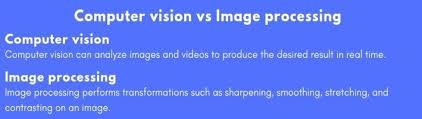
#> input picture images.jpg, 422 x 119 px
$ python main.py
#> lines starting #> are read from the running program, lines starting #| are printed output that depends on the picture; after the words box and inside, x2 and y2 are one past the last pixel; in counts of white or black regions, pixels touching at a corner belong together

import cv2
import pytesseract

pytesseract.pytesseract.tesseract_cmd = r'C:\Program Files\Tesseract-OCR\tesseract'

img = cv2.imread(r"images.jpg")
#> img is the input picture: shape (119, 422, 3); mean B, G, R 246, 122.7, 94.3


gray = cv2.cvtColor(img, cv2.COLOR_BGR2GRAY)
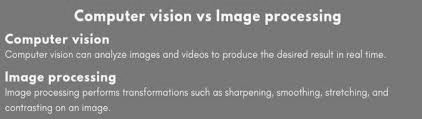
#> gray: shape (119, 422); min 87, max 253, mean 128.3

ret, thresh1 = cv2.threshold(gray, 0, 255, cv2.THRESH_OTSU | cv2.THRESH_BINARY_INV)
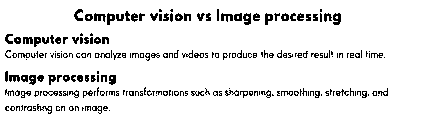
#> thresh1: shape (119, 422); 91% white; black in thin lines or dots, all inside (x1, y1, x2, y2) = (5, 9, 388, 114)
#> ret = 162

rect_kernel = cv2.getStructuringElement(cv2.MORPH_RECT, (18, 18))

dilation = cv2.dilate(thresh1, rect_kernel, iterations = 1)
#> dilation: shape (119, 422); every value is 255

contours, hierarchy = cv2.findContours(dilation, cv2.RETR_EXTERNAL,
                                       cv2.CHAIN_APPROX_NONE)
#> contours = 1 contour; box (x1, y1, x2, y2) and area: (0, 0, 422, 119) 49678
im2 = img.copy()

file = open("recognized.txt", "w+")
file.write("")
file.close()

for cnt in contours:
    x, y, w, h = cv2.boundingRect(cnt)

    rect = cv2.rectangle(im2, (x, y), (x + w, y + h), (0, 255, 0), 2)

    cropped = im2[y:y + h, x:x + w]

    file = open("recognized.txt", "a")

#> (the run stopped early here; a loop or call above may not have finished)
